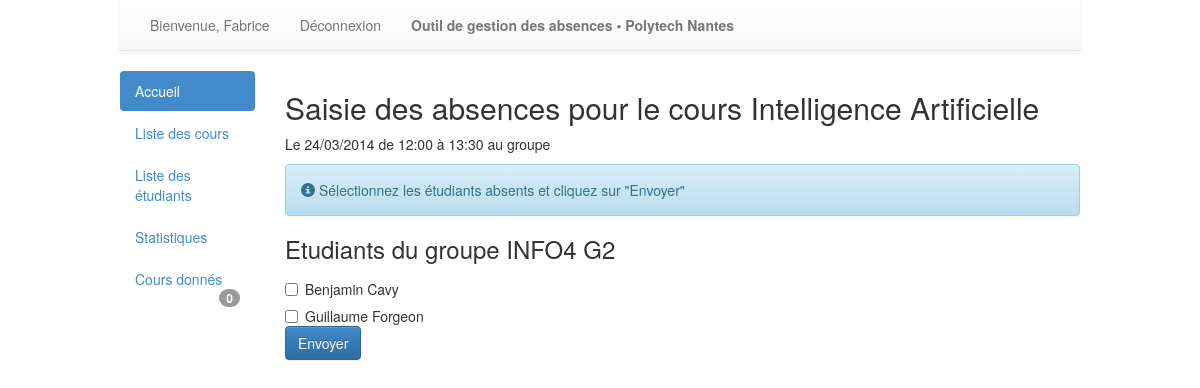
The page /cours/1/saisie/ (signed in) on the database its author committed.
### absences/models.py (models this page shows, shortened)
class Cours (models.Model):
	dateDebut = models.DateTimeField(auto_now = False, auto_now_add = False)
	dateFin = models.DateTimeField(auto_now = False, auto_now_add = False)
	saisieEffectuee = models.BooleanField(default = False)
	matiere = models.ForeignKey(Matiere)
	donne_a = models.ManyToManyField(Groupe, related_name='donne_a')
	donne_par = models.ManyToManyField(Enseignant, related_name = 'donne_par')

class Matiere (models.Model):
	intitule = models.CharField(max_length = 200)

class Groupe(models.Model):
	nom = models.CharField(max_length=200)
	etudiants = models.ManyToManyField(Etudiant, related_name='membresGroupe+')

class Utilisateur(models.Model):
	user = models.OneToOneField(User)

class Etudiant(Utilisateur):
	promotion = models.ForeignKey(Promotion)

class Utilisateur(models.Model):
	user = models.OneToOneField(User)

### absences/views.py (the view)
# urls.py: url(r'^cours/(?P<cours_id>\d+)/saisie/$', views.saisieAbsences, name='saisieAbsences'),
@permission_required('absences.add_absence')
def saisieAbsences(request, cours_id):
	cours = get_object_or_404(Cours, pk=cours_id)
	etudiants = []
	if not cours.saisieEffectuee:
		if request.method == 'POST':
			etudiants = request.POST.getlist('etudiants') #ids des étudiants sélectionnés
			for etudiant in etudiants:
				absence = Absence(etudiant_id=etudiant, cours_id=cours_id)
				absence.save()
				justificatifs = Justificatif.objects.filter(matiere = absence.cours.matiere.id, user = etudiant)
				for justificatif in justificatifs:
					if ((absence.cours.dateDebut <= justificatif.dateDebut and absence.cours.dateFin <= justificatif.dateFin) or (absence.cours.dateDebut >= justificatif.dateDebut and absence.cours.dateFin >= justificatif.dateFin) or (absence.cours.dateDebut <= justificatif.dateDebut and absence.cours.dateFin >= justificatif.dateFin) or (absence.cours.dateDebut >= justificatif.dateDebut and absence.cours.dateFin <= justificatif.dateFin)):
						absence.justifie = True
						absence.justificatif = justificatif
						absence.save()
			cours.saisieEffectuee = True
			cours.save()
			messages.success(request, 'Les étudiants absents ont bien été enregistrés.')
			return redirect('absences:consultationCours', cours_id=cours_id)
	else:
		messages.error(request, 'La saisie pour ce cours a déjà été effectuée.')
		return redirect(reverse('absences:index'))
	return render(request, 'absences/saisie.html', {'cours':cours})

### absences/context_processor.py (called while the page is built)
def getNombres (request):
	nb = {}
	nb['absences'] = 0
	nb['nonSaisis'] = 0
	try:
		etudiant = Etudiant.objects.get(user=request.user)
		nb['absences'] = Absence.objects.filter(etudiant = etudiant, justifie = False).count()
	except:
		nb['absences'] = 0
		try:
			enseignant = Enseignant.objects.get(user=request.user)
			cours = Cours.objects.filter(donne_par = enseignant, saisieEffectuee = False, dateFin__lte = datetime.now())
			nb['nonSaisis'] = cours.count()
		except:
			nb['nonSaisis'] = 0
	return {'nb':nb}

def determinerGroupe(request):
	groupeUtilisateur = {}
	groupeUtilisateur['etudiant'] = None
	groupeUtilisateur['secretaire'] = None
	groupeUtilisateur['enseignant'] = None
	try:
		groupes = request.user.groups.all()
		for groupe in groupes:
			if groupe.name == 'Etudiants':
				groupeUtilisateur['etudiant'] = Etudiant.objects.get(user=request.user.id)
			elif groupe.name == 'Secretaires':
				groupeUtilisateur['secretaire'] = Secretaire.objects.get(user=request.user.id)
			elif groupe.name == 'Enseignants':
				groupeUtilisateur['enseignant'] = Enseignant.objects.get(user=request.user.id)
	except:
		groupeUtilisateur['etudiant'] = None
		groupeUtilisateur['secretaire'] = None
		groupeUtilisateur['enseignant'] = None
	return {'groupeUtilisateur':groupeUtilisateur}

### absences/templates/absences/saisie.html (shortened to what this page needs)
{% extends 'general.html' %}
{% block content %}
<h2>Saisie des absences pour le cours {{cours.matiere.intitule}}</h2>
<div>
	<p>
		Le {{cours.dateDebut|date:"d/m/Y"}} de {{cours.dateDebut|time:"H:i"}} à {{cours.dateFin|time:"H:i"}}
		au groupe {{cours.donne_a.nom}}
	</p>
</div>
<div class="alert alert-info">
	<p>
		<span class="glyphicon glyphicon-info-sign"></span>
		Sélectionnez les étudiants absents et cliquez sur "Envoyer"
	</p>
</div>
<div>
	<form action="" method="post" class="form-horizontal">
	{% for groupe in cours.donne_a.all %}
		<h3>Etudiants du groupe {{groupe.nom}}</h3>
			{% for etudiant in groupe.etudiants.all %}
			<div class="checkbox">
				<label>
					<input type="checkbox" name="etudiants" value="{{etudiant.id}}">
					{{etudiant.user.first_name}} {{etudiant.user.last_name}}
				</label>
			</div>
			{% endfor %}
	{% endfor %}
	<button type="submit" class="btn btn-primary" id="valid-saisie">Envoyer</button>
</form>
</div>
{% endblock %}

### templates/general.html (shortened to what this page needs)
<!DOCTYPE html>
	<head>
		{% load staticfiles %}
		<link rel="stylesheet" type="text/css" href="{% static 'css/style.css' %}" />
		<link rel="stylesheet" type="text/css" href="{% static 'css/bootstrap.min.css' %}" />
		<link rel="stylesheet" type="text/css" href="{% static 'css/bootstrap-theme.min.css' %}" />
	</head>
	<body>
	<div id="content">
		<nav class="navbar navbar-default navbar-static-top" role="navigation">
			<div class="container-fluid">
				<div class="collapse navbar-collapse" id="bs-example-navbar-collapse-1">
					<ul class="nav navbar-nav">
						{% if user.is_authenticated %}
						<li><a href="">Bienvenue, {{user.first_name}}</a></li>
						{% else %}
						<li><a href="">Bienvenue !</a></li>
						{% endif %}
						{% if user.is_authenticated %}
						<li><a href="{% url 'absences:deconnexion' %}" title="Deconnexion">Déconnexion</a></li>
						{% else %}
						<li><a href="{% url 'absences:connexion' %}" title="Connexion" style="font-weight:bold;">Connexion</a></li>
						{% endif %}
						<li><a href="#" style="font-weight:bold;">Outil de gestion des absences &bull; Polytech Nantes</a></li>
					</ul>
				</div>
			</div>
		</nav>
		<div class="row">
			<div class="col-md-2">
				<ul class="nav nav-pills nav-stacked">
				  	<li class="active"><a href="{% url 'absences:index' %}">Accueil</a></li>
					{% if groupeUtilisateur.secretaire or groupeUtilisateur.enseignant or perms.absences.add_justificatif %}
					<li><a href="{% url 'absences:listeCours' %}">Liste des cours</a></li>
					<li><a href="{% url 'absences:listeEleve' %}">Liste des étudiants</a></li>
					<li><a href="{% url 'absences:statistiquesGenerales' %}">Statistiques</a></li>
					{% endif %}
					{% if groupeUtilisateur.enseignant %}
					<li><a href="{% url 'absences:listeCoursEnseignant' %}">Cours donnés <span class="badge pull-right">{{nb.nonSaisis}}</span></a></li>
					{% endif %}
				</ul>
			</div>
	 		<div class="col-md-10">
				{% block content %}	{% endblock %}
	 		</div>
		</div>
	</div>
	</body>
</html>

### static/css/style.css (style rules this page uses)
#content { width:80%; margin:auto; }

### rows shown on the page
Cours: matiere.intitule "Intelligence Artificielle", dateDebut "24/03/2014", dateDebut "12:00", dateFin "13:30"
Groupe: nom "INFO4 G2"
Etudiant: user.first_name "Benjamin", user.last_name "Cavy"
Etudiant: user.first_name "Guillaume", user.last_name "Forgeon"

### other values the page prints
{{ user.first_name }} "Fabrice"
{{ nb.nonSaisis }} "0"
